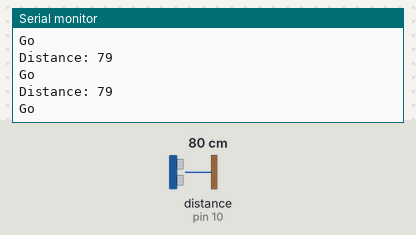
A sketch run on a simulated Arduino Uno, built with avr-gcc and run on an emulated ATmega328P. Shown: the last lines printed to the serial monitor. Wiring (inferred from the names in the program): ultrasonic range finder: trigger pin 11; echo pin 10. The inputs (shaded band) are chosen by the test bench; at power-on: distance to the obstacle (sensor on pin 10) 80 cm. The echo pulse lasts 58.3 µs per cm.

Above: at 1.2 s.
1.3 s: distance to the obstacle (sensor on pin 10) set to 23 cm
At 2.1 s:
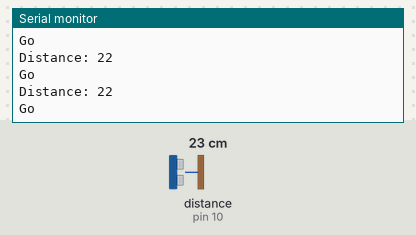
4.3 s: distance to the obstacle (sensor on pin 10) set to 18 cm
At 5.4 s:
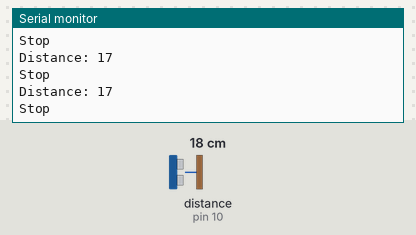
Timing chart, 0 to 7.3 s (numbered marks = the images above; inputs shaded):
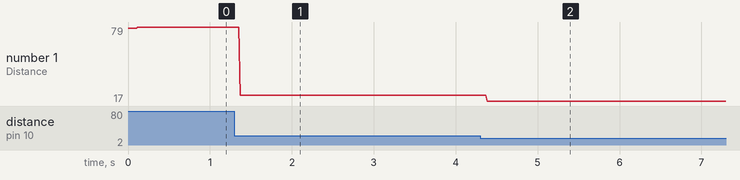

Measured:
- the behaviour switches between 21 and 20 cm on distance to the obstacle (sensor on pin 10) (found by bisection; images 1 and 2)
- after the input at 1.3 s, the serial monitor: prints a new line after 0.07 s (image 1)
- after the input at 4.3 s, the serial monitor: prints a new line after 0.09 s (image 2)
- plotted number 1: 79 → 22 after the input at 1.3 s, 22 → 17 after the input at 4.3 s

The sketch:

Sonar.ino
```cpp
/*
  Ultrasonic Sensor HC-SR04 and Arduino Tutorial

  by Dejan Nedelkovski,
  www.HowToMechatronics.com

*/
// defines pins numbers
const int trigPin = 11;
const int echoPin = 10;
// defines variables
long duration;
int distance;
void setup() {
  pinMode(trigPin, OUTPUT); // Sets the trigPin as an Output
  pinMode(echoPin, INPUT); // Sets the echoPin as an Input
  Serial.begin(9600); // Starts the serial communication
}

bool sonar(){

  // Clears the trigPin
  digitalWrite(trigPin, LOW);
  delayMicroseconds(2);
  // Sets the trigPin on HIGH state for 10 micro seconds
  digitalWrite(trigPin, HIGH);
  delayMicroseconds(10);
  digitalWrite(trigPin, LOW);
  // Reads the echoPin, returns the sound wave travel time in microseconds
  duration = (pulseIn(echoPin, HIGH));


  // Calculating the distance
  distance = duration * 0.034 / 2;
  Serial.print("Distance: ");
  Serial.println(distance);
  if(distance<20){
    return 0;
  }
  else{
    return 1;
  }
  // Prints the distance on the Serial Monitor

}
void loop() {
  if(sonar()){
     Serial.println("Go");
  }
  else{
    Serial.println("Stop");

  }
}
```
